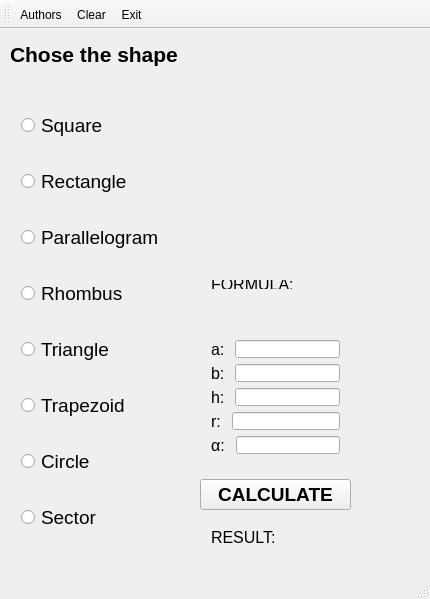
<?xml version="1.0" encoding="UTF-8"?>
<ui version="4.0">
 <class>MainWindow</class>
 <widget class="QMainWindow" name="MainWindow">
  <property name="geometry">
   <rect>
    <x>0</x>
    <y>0</y>
    <width>430</width>
    <height>599</height>
   </rect>
  </property>
  <property name="windowTitle">
   <string>MainWindow</string>
  </property>
  <widget class="QWidget" name="centralWidget">
   <widget class="QLabel" name="label">
    <property name="geometry">
     <rect>
      <x>10</x>
      <y>10</y>
      <width>181</width>
      <height>31</height>
     </rect>
    </property>
    <property name="font">
     <font>
      <pointsize>16</pointsize>
      <weight>75</weight>
      <bold>true</bold>
     </font>
    </property>
    <property name="text">
     <string>Chose the shape</string>
    </property>
   </widget>
   <widget class="QLabel" name="picture">
    <property name="geometry">
     <rect>
      <x>200</x>
      <y>30</y>
      <width>200</width>
      <height>200</height>
     </rect>
    </property>
    <property name="text">
     <string/>
    </property>
   </widget>
   <widget class="QPushButton" name="pushButton">
    <property name="geometry">
     <rect>
      <x>200</x>
      <y>450</y>
      <width>151</width>
      <height>31</height>
     </rect>
    </property>
    <property name="font">
     <font>
      <pointsize>14</pointsize>
      <weight>75</weight>
      <bold>true</bold>
     </font>
    </property>
    <property name="text">
     <string>CALCULATE</string>
    </property>
   </widget>
   <widget class="QWidget" name="layoutWidget">
    <property name="geometry">
     <rect>
      <x>10</x>
      <y>50</y>
      <width>173</width>
      <height>491</height>
     </rect>
    </property>
    <layout class="QVBoxLayout" name="verticalLayout">
     <item>
      <widget class="QRadioButton" name="rb_square">
       <property name="font">
        <font>
         <pointsize>14</pointsize>
        </font>
       </property>
       <property name="text">
        <string>Square</string>
       </property>
      </widget>
     </item>
     <item>
      <widget class="QRadioButton" name="rb_rectangle">
       <property name="font">
        <font>
         <pointsize>14</pointsize>
        </font>
       </property>
       <property name="text">
        <string>Rectangle</string>
       </property>
      </widget>
     </item>
     <item>
      <widget class="QRadioButton" name="rb_parallelogram">
       <property name="font">
        <font>
         <pointsize>14</pointsize>
        </font>
       </property>
       <property name="text">
        <string>Parallelogram</string>
       </property>
      </widget>
     </item>
     <item>
      <widget class="QRadioButton" name="rb_rhombus">
       <property name="font">
        <font>
         <pointsize>14</pointsize>
        </font>
       </property>
       <property name="text">
        <string>Rhombus</string>
       </property>
      </widget>
     </item>
     <item>
      <widget class="QRadioButton" name="rb_triangle">
       <property name="font">
        <font>
         <pointsize>14</pointsize>
        </font>
       </property>
       <property name="text">
        <string>Triangle</string>
       </property>
      </widget>
     </item>
     <item>
      <widget class="QRadioButton" name="rb_trapezoid">
       <property name="font">
        <font>
         <pointsize>14</pointsize>
        </font>
       </property>
       <property name="text">
        <string>Trapezoid</string>
       </property>
      </widget>
     </item>
     <item>
      <widget class="QRadioButton" name="rb_circle">
       <property name="font">
        <font>
         <pointsize>14</pointsize>
        </font>
       </property>
       <property name="text">
        <string>Circle</string>
       </property>
      </widget>
     </item>
     <item>
      <widget class="QRadioButton" name="rb_sector">
       <property name="font">
        <font>
         <pointsize>14</pointsize>
        </font>
       </property>
       <property name="text">
        <string>Sector</string>
       </property>
      </widget>
     </item>
    </layout>
   </widget>
   <widget class="QWidget" name="layoutWidget">
    <property name="geometry">
     <rect>
      <x>200</x>
      <y>300</y>
      <width>151</width>
      <height>136</height>
     </rect>
    </property>
    <layout class="QVBoxLayout" name="verticalLayout_2">
     <item>
      <layout class="QHBoxLayout" name="entry_a">
       <item>
        <widget class="QLabel" name="label_a">
         <property name="font">
          <font>
           <pointsize>12</pointsize>
          </font>
         </property>
         <property name="text">
          <string>a: </string>
         </property>
        </widget>
       </item>
       <item>
        <widget class="QLineEdit" name="lineEdit_a"/>
       </item>
      </layout>
     </item>
     <item>
      <layout class="QHBoxLayout" name="entry_b">
       <item>
        <widget class="QLabel" name="label_b">
         <property name="font">
          <font>
           <pointsize>12</pointsize>
          </font>
         </property>
         <property name="text">
          <string>b: </string>
         </property>
        </widget>
       </item>
       <item>
        <widget class="QLineEdit" name="lineEdit_b"/>
       </item>
      </layout>
     </item>
     <item>
      <layout class="QHBoxLayout" name="entry_h">
       <item>
        <widget class="QLabel" name="label_h">
         <property name="font">
          <font>
           <pointsize>12</pointsize>
          </font>
         </property>
         <property name="text">
          <string>h: </string>
         </property>
        </widget>
       </item>
       <item>
        <widget class="QLineEdit" name="lineEdit_h"/>
       </item>
      </layout>
     </item>
     <item>
      <layout class="QHBoxLayout" name="entry_r">
       <item>
        <widget class="QLabel" name="label_r">
         <property name="font">
          <font>
           <pointsize>12</pointsize>
          </font>
         </property>
         <property name="text">
          <string>r: </string>
         </property>
        </widget>
       </item>
       <item>
        <widget class="QLineEdit" name="lineEdit_r"/>
       </item>
      </layout>
     </item>
     <item>
      <layout class="QHBoxLayout" name="entry_alpha">
       <item>
        <widget class="QLabel" name="label_alpha">
         <property name="font">
          <font>
           <pointsize>12</pointsize>
          </font>
         </property>
         <property name="text">
          <string>α: </string>
         </property>
        </widget>
       </item>
       <item>
        <widget class="QLineEdit" name="lineEdit_alpha"/>
       </item>
      </layout>
     </item>
    </layout>
   </widget>
   <widget class="QWidget" name="layoutWidget">
    <property name="geometry">
     <rect>
      <x>200</x>
      <y>490</y>
      <width>151</width>
      <height>55</height>
     </rect>
    </property>
    <layout class="QVBoxLayout" name="verticalLayout_3">
     <item>
      <widget class="QLabel" name="label_3">
       <property name="font">
        <font>
         <pointsize>12</pointsize>
        </font>
       </property>
       <property name="text">
        <string>RESULT:</string>
       </property>
      </widget>
     </item>
     <item>
      <widget class="QLabel" name="result">
       <property name="font">
        <font>
         <pointsize>12</pointsize>
        </font>
       </property>
       <property name="text">
        <string/>
       </property>
      </widget>
     </item>
    </layout>
   </widget>
   <widget class="QWidget" name="layoutWidget">
    <property name="geometry">
     <rect>
      <x>200</x>
      <y>240</y>
      <width>151</width>
      <height>46</height>
     </rect>
    </property>
    <layout class="QVBoxLayout" name="verticalLayout_4">
     <item>
      <widget class="QLabel" name="label_4">
       <property name="font">
        <font>
         <pointsize>12</pointsize>
        </font>
       </property>
       <property name="text">
        <string>FORMULA:</string>
       </property>
      </widget>
     </item>
     <item>
      <widget class="QLabel" name="formula">
       <property name="font">
        <font>
         <pointsize>12</pointsize>
        </font>
       </property>
       <property name="text">
        <string/>
       </property>
      </widget>
     </item>
    </layout>
   </widget>
  </widget>
  <widget class="QMenuBar" name="menuBar">
   <property name="geometry">
    <rect>
     <x>0</x>
     <y>0</y>
     <width>430</width>
     <height>21</height>
    </rect>
   </property>
  </widget>
  <widget class="QToolBar" name="mainToolBar">
   <attribute name="toolBarArea">
    <enum>TopToolBarArea</enum>
   </attribute>
   <attribute name="toolBarBreak">
    <bool>false</bool>
   </attribute>
   <addaction name="actionAuthors"/>
   <addaction name="actionClear"/>
   <addaction name="actionExit"/>
  </widget>
  <widget class="QStatusBar" name="statusBar"/>
  <action name="actionAuthors">
   <property name="icon">
    <iconset resource="resource.qrc">
     <normaloff>:/pic/img/authors.png</normaloff>:/pic/img/authors.png</iconset>
   </property>
   <property name="text">
    <string>Authors</string>
   </property>
  </action>
  <action name="actionClear">
   <property name="icon">
    <iconset resource="resource.qrc">
     <normaloff>:/pic/img/clear.png</normaloff>:/pic/img/clear.png</iconset>
   </property>
   <property name="text">
    <string>Clear</string>
   </property>
  </action>
  <action name="actionExit">
   <property name="icon">
    <iconset resource="resource.qrc">
     <normaloff>:/pic/img/exit.png</normaloff>:/pic/img/exit.png</iconset>
   </property>
   <property name="text">
    <string>Exit</string>
   </property>
  </action>
 </widget>
 <layoutdefault spacing="6" margin="11"/>
 <resources>
  <include location="resource.qrc"/>
 </resources>
 <connections/>
</ui>
